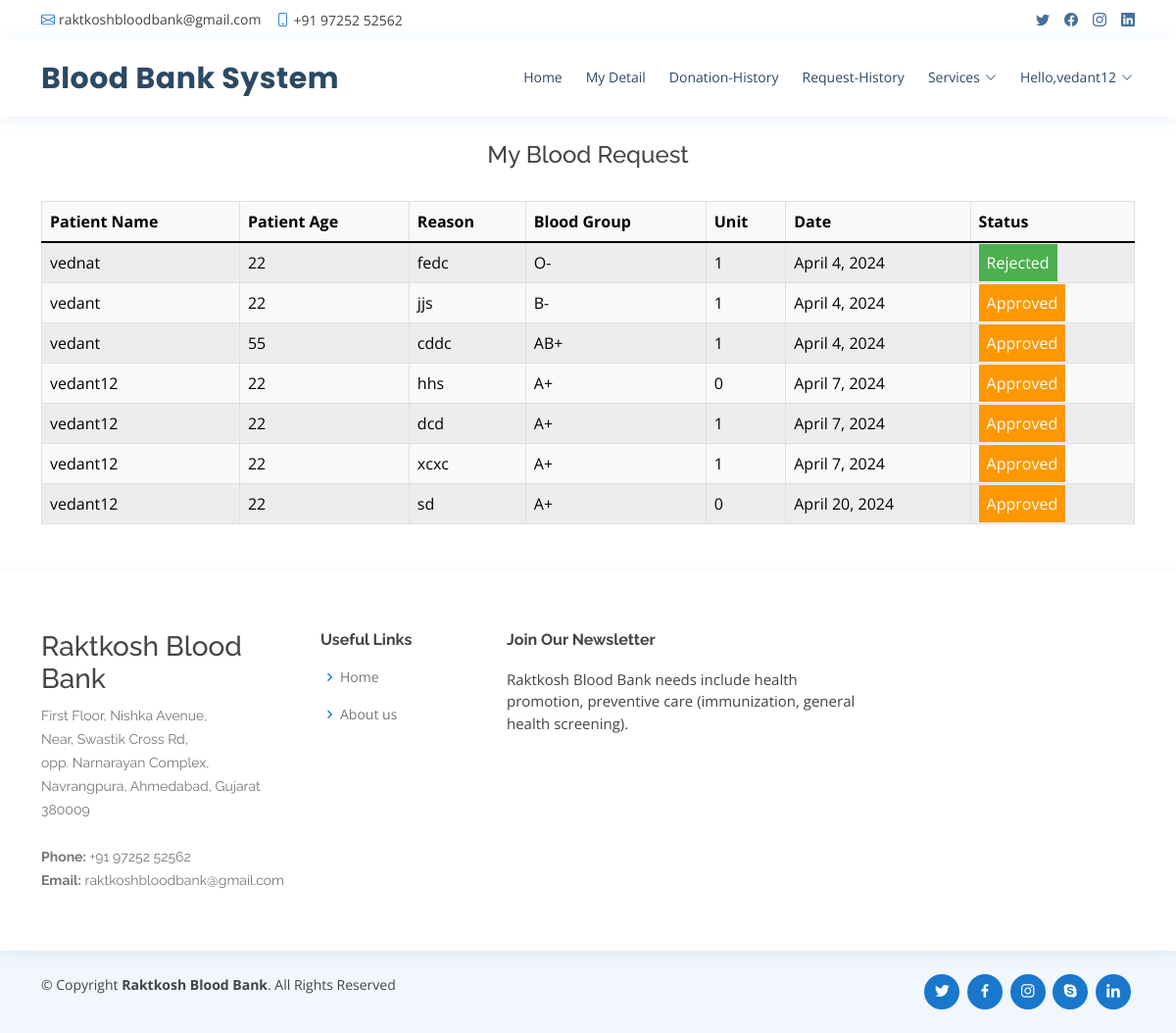
The page /request_history (signed in) on the database its author committed.
### raktkosh/models.py (models this page shows, shortened)
class BloodRequest(models.Model):
    user = models.ForeignKey(UserProfile, on_delete=models.CASCADE, null=True, blank=True)
    patient_name=models.CharField(max_length=30)
    patient_age=models.PositiveIntegerField()
    reason=models.CharField(max_length=500)
    bloodgroup=models.CharField(max_length=10)
    unit=models.PositiveIntegerField(default=0)
    status=models.CharField(max_length=20,default="Pending")
    date=models.DateField(auto_now=True)

### raktkosh/views.py (the view)
# urls.py: path('request_history', views.request_history,name='request_history'),
@login_required(login_url='login')
def request_history(request):
    user= models.UserProfile.objects.get(user_id=request.user.id)
    blood_request=models.BloodRequest.objects.all().filter(user=user)
    return render(request,'request_history.html',{'blood_request':blood_request})

### raktkosh/templates/request_history.html (shortened to what this page needs)
{% extends 'base.html' %}
{% block body %}
{% load widget_tweaks %}
{%load static%}
<head>
   </head>
<br><br>
<br>
<br>
<div class="container">
    <H4 class="text-center">My Blood Request</H4><br>
    <table class="table table-light table-hover table-bordered table-striped">
        <thead class="bg-info">
            <tr>
                <th scope="col">Patient Name</th>
                <th scope="col">Patient Age</th>
                <th scope="col">Reason</th>
                <th scope="col">Blood Group</th>
                <th scope="col">Unit</th>
                <th scope="col">Date</th>
                <th scope="col">Status</th>
            </tr>
        </thead>
        <tbody>
            {% for t in blood_request %}
            <tr>
                <td> {{t.patient_name}}</td>
                <td>{{t.patient_age}}</td>
                <td>{{t.reason}}</td>
                <td>{{t.bloodgroup}}</td>
                <td>{{t.unit}}</td>
                <td>{{t.date}}</td>
                {% if t.status == 'Approved' %}
                <td><span class="label warning"> Approved</span></td>
                {% elif t.status == 'Rejected' %}
                <td><span class="label success">Rejected</span></td>
                {% else %}
                <td><span style="color: white;margin-left: 0px;" class="label info">Pending</span></td>
                {% endif %}
            </tr>
            {% endfor %}
        </tbody>
    </table>
</div>
{% endblock %}

### raktkosh/templates/base.html (shortened to what this page needs)
<!DOCTYPE html>
<html lang="en">
  {% load static %}
  {% load active_link_tags %}
<head>
  <link href="{% static 'vendor/fontawesome-free/css/all.min.css' %}" rel="stylesheet">
  <link href="{% static 'vendor/animate.css/animate.min.css' %}" rel="stylesheet">
  <link href="{% static 'vendor/bootstrap/css/bootstrap.min.css' %}" rel="stylesheet">
  <link href="{% static 'vendor/bootstrap-icons/bootstrap-icons.css' %}" rel="stylesheet">
  <link href="{% static 'vendor/boxicons/css/boxicons.min.css' %}" rel="stylesheet">
  <link href="{% static 'vendor/glightbox/css/glightbox.min.css' %}" rel="stylesheet">
  <link href="{% static 'vendor/remixicon/remixicon.css' %}" rel="stylesheet">
  <link href="{% static 'vendor/swiper/swiper-bundle.min.css' %}" rel="stylesheet">
  <link href="{% static 'css/style.css' %}" rel="stylesheet">
  <link rel="stylesheet" href="https://cdnjs.cloudflare.com/ajax/libs/font-awesome/4.7.0/css/font-awesome.min.css">
  <link rel='stylesheet' type='text/css' href="https://cdn.datatables.net/1.10.21/css/jquery.dataTables.min.css">
  <link rel='stylesheet' type='text/css' href="https://cdn.datatables.net/buttons/1.6.2/css/buttons.dataTables.min.css">
</head>
<body>
  <div id="topbar" class="d-flex align-items-center fixed-top">
    <div class="container d-flex justify-content-between">
      <div class="contact-info d-flex align-items-center">
        <i class="bi bi-envelope"></i> <a href="mailto:contact@example.com">raktkoshbloodbank@gmail.com</a>
        <i class="bi bi-phone"></i> +91 97252 52562
      </div>
      <div class="d-none d-lg-flex social-links align-items-center">
        <a href="#" class="twitter"><i class="bi bi-twitter"></i></a>
        <a href="#" class="facebook"><i class="bi bi-facebook"></i></a>
        <a href="#" class="instagram"><i class="bi bi-instagram"></i></a>
        <a href="#" class="linkedin"><i class="bi bi-linkedin"></i></i></a>
      </div>
    </div>
  </div>
  <header id="header" class="fixed-top">
    <div class="container d-flex align-items-center">
      <h1 class="logo me-auto"><a href="index.html">Blood Bank System</a></h1>
      {% if request.user.is_staff %}
      <nav id="navbar" class="navbar order-last order-lg-0">
        <ul>
          <li><a class="{% active_link 'admin_home' %}" href="{% url 'admin_home' %}">Home</a></li>
          <!-- <li class="dropdown"><a href="#"><span>Category</span> <i class="bi bi-chevron-down"></i></a>
            <ul>
              <li><a href="/add_category">Add Blood Category</a></li>
              <li><a href="/view_category">View Blood Category</a></li>
            </ul>
          </li> -->
          <li><a class="{% active_link 'view_user' %}" href="{% url 'view_user' %}">Users</a></li>
          <li><a class="{% active_link 'history' %}" href="{% url 'history' %}">history</a></li>
          <li class="dropdown"><a href="#"><span>Services</span> <i class="bi bi-chevron-down"></i></a>
            <ul>
              <li><a href="/request_blood">Request for Blood</a></li>
              <li><a href="/donator_blood">Donate for Blood</a></li>
            </ul>
          </li>
          <li><a class="{% active_link 'admin_blood' %}" href="{% url 'admin_blood' %}">Stock</a></li>
          <li class="dropdown">
            <a href="#" class="appointment-btn scrollto" style="color: #fff;"><span class="d-none d-md-inline">Welcome,</span> {{request.user.username}} <i class="bi bi-chevron-down"></i></a>
            <ul>
              <li><a href="{% url 'change_password' %}">Change Password</a></li>
              <li><a href="{% url 'logout' %}">Logout</a></li>
            </ul>
          </li>
        </ul>
        <i class="bi bi-list mobile-nav-toggle"></i>
      </nav>
      {% elif request.user.is_authenticated %}
      <nav id="navbar" class="navbar order-last order-lg-0">
        <ul>
          <li><a class="" href="{% url 'home' %}">Home</a></li>
          <li><a class="{% active_link 'profile' %}" href="/profile">My Detail</a></li>
          <li><a class="{% active_link 'donation_history' %}" href="/donation_history">Donation-History</a></li>
          <li><a class="{% active_link 'request_history' %}" href="{% url 'request_history' %}">Request-History</a></li>
          <li class="dropdown"><a href="#"><span>Services</span> <i class="bi bi-chevron-down"></i></a>
          </li>
          <li class="dropdown"><a href="#"><span>Hello,{{request.user.username}}</span> <i class="bi bi-chevron-down"></i></a>
          </li>
        </ul>
      </nav>
      {% endif %}
  </header>
  <div class="mt-5 mb-5" style="margin-top:14%">
  {% block body %}
  {% endblock %}
  </div>
  <footer id="footer">
    <div class="footer-top">
      <div class="container">
        <div class="row">
          <div class="col-lg-3 col-md-6 footer-contact">
            <h3>Raktkosh Blood Bank</h3>
            <p>
              First Floor, Nishka Avenue,<br>
               Near, Swastik Cross Rd,<br>
                opp. Narnarayan Complex,<br>
                 Navrangpura, Ahmedabad, Gujarat 380009 <br><br>
              <strong>Phone:</strong> +91 97252 52562<br>
              <strong>Email:</strong> raktkoshbloodbank@gmail.com<br>
            </p>
          </div>
          <div class="col-lg-2 col-md-6 footer-links">
            <h4>Useful Links</h4>
            <ul>
              <li><i class="bx bx-chevron-right"></i> <a href="#">Home</a></li>
              <li><i class="bx bx-chevron-right"></i> <a href="#">About us</a></li>
            </ul>
          </div>
          <div class="col-lg-4 col-md-6 footer-newsletter">
            <h4>Join Our Newsletter</h4>
            <p>Raktkosh Blood Bank needs include health promotion, preventive care (immunization, general health screening).</p>
          </div>
        </div>
      </div>
    </div>
    <div class="container d-md-flex py-4">
      <div class="me-md-auto text-center text-md-start">
        <div class="copyright">
          &copy; Copyright <strong><span>Raktkosh Blood Bank</span></strong>. All Rights Reserved
        </div>
        <div class="credits">
        </div>
      </div>
      <div class="social-links text-center text-md-right pt-3 pt-md-0">
        <a href="#" class="twitter"><i class="bx bxl-twitter"></i></a>
        <a href="#" class="facebook"><i class="bx bxl-facebook"></i></a>
        <a href="#" class="instagram"><i class="bx bxl-instagram"></i></a>
        <a href="#" class="google-plus"><i class="bx bxl-skype"></i></a>
        <a href="#" class="linkedin"><i class="bx bxl-linkedin"></i></a>
      </div>
    </div>
  </footer>
</body>
</html>

### raktkosh/static/css/style.css (style rules this page uses)
body { font-family: "Open Sans", sans-serif; color: #444444; }
a { color: #1977cc; text-decoration: none; }
h1, h2, h3, h4, h5, h6 { font-family: "Raleway", sans-serif; }
#topbar { background: #fff; height: 40px; font-size: 14px; transition: all 0.5s; z-index: 996; }
#topbar .contact-info a { line-height: 1; color: #444444; transition: 0.3s; }
#topbar .contact-info i { color: #1977cc; padding-right: 4px; margin-left: 15px; line-height: 0; }
#topbar .contact-info i:first-child { margin-left: 0; }
#topbar .social-links a { color: #437099; padding-left: 15px; display: inline-block; line-height: 1px; transition: 0.3s; }
#topbar .social-links a:first-child { border-left: 0; }
#header { background: #fff; transition: all 0.5s; z-index: 997; padding: 15px 0; top: 40px; box-shadow: 0px 2px 15px rgba(25, 119, 204, 0.1); }
#header .logo { font-size: 30px; margin: 0; padding: 0; line-height: 1; font-weight: 700; letter-spacing: 0.5px; font-family: "Poppins", sans-serif; }
#header .logo a { color: #2c4964; }
.navbar { padding: 0; }
.navbar ul { margin: 0; padding: 0; display: flex; list-style: none; align-items: center; }
.navbar li { position: relative; }
.navbar>ul>li { position: relative; white-space: nowrap; padding: 8px 0 8px 20px; }
.navbar a, .navbar a:focus { display: flex; align-items: center; justify-content: space-between; font-size: 14px; color: #2c4964; white-space: nowrap; transition: 0.3s; border-bottom: 2px solid #fff; padding: 5px 2px; }
.navbar a i, .navbar a:focus i { font-size: 12px; line-height: 0; margin-left: 5px; }
#footer { color: #444444; font-size: 14px; background: #f1f7fd; }
#footer .footer-top { padding: 60px 0 30px 0; background: #fff; box-shadow: 0px 2px 15px rgba(25, 119, 204, 0.1); }
#footer .footer-top .footer-contact { margin-bottom: 30px; }
#footer .footer-top .footer-contact p { font-size: 14px; line-height: 24px; margin-bottom: 0; font-family: "Raleway", sans-serif; color: #777777; }
#footer .footer-top h4 { font-size: 16px; font-weight: bold; color: #444444; position: relative; padding-bottom: 12px; }
#footer .footer-top .footer-links { margin-bottom: 30px; }
#footer .footer-top .footer-links ul { list-style: none; padding: 0; margin: 0; }
#footer .footer-top .footer-links ul i { padding-right: 2px; color: #1c84e3; font-size: 18px; line-height: 1; }
#footer .footer-top .footer-links ul li { padding: 10px 0; display: flex; align-items: center; }
#footer .footer-top .footer-links ul li:first-child { padding-top: 0; }
#footer .footer-top .footer-links ul a { color: #777777; transition: 0.3s; display: inline-block; line-height: 1; }
#footer .footer-newsletter { font-size: 15px; }
#footer .footer-newsletter h4 { font-size: 16px; font-weight: bold; color: #444444; position: relative; padding-bottom: 12px; }
#footer .credits { padding-top: 5px; font-size: 13px; color: #444444; }
#footer .social-links a { font-size: 18px; display: inline-block; background: #1977cc; color: #fff; line-height: 1; padding: 8px 0; margin-right: 4px; border-radius: 50%; text-align: center; width: 36px; height: 36px; transition: 0.3s; }

### raktkosh/templates/request_history.html (style rules this page uses)
.label { color: white; padding: 8px; }
.success { background-color: #4CAF50; }
.warning { background-color: #ff9800; }

### rows shown on the page
BloodRequest: patient_name "vednat", patient_age "22", reason "fedc", bloodgroup "O-", unit "1", date "April 4, 2024", status "Rejected"
BloodRequest: patient_name "vedant", patient_age "22", reason "jjs", bloodgroup "B-", unit "1", date "April 4, 2024", status "Approved"
BloodRequest: patient_name "vedant", patient_age "55", reason "cddc", bloodgroup "AB+", unit "1", date "April 4, 2024", status "Approved"
BloodRequest: patient_name "vedant12", patient_age "22", reason "hhs", bloodgroup "A+", unit "0", date "April 7, 2024", status "Approved"
BloodRequest: patient_name "vedant12", patient_age "22", reason "dcd", bloodgroup "A+", unit "1", date "April 7, 2024", status "Approved"
BloodRequest: patient_name "vedant12", patient_age "22", reason "xcxc", bloodgroup "A+", unit "1", date "April 7, 2024", status "Approved"
BloodRequest: patient_name "vedant12", patient_age "22", reason "sd", bloodgroup "A+", unit "0", date "April 20, 2024", status "Approved"

### other values the page prints
{{ request.user.username }} "vedant12"
